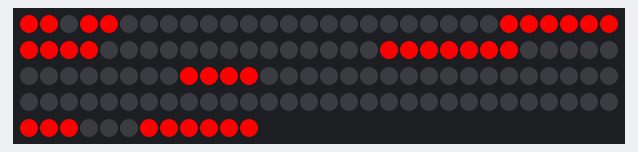
This sketch was run on a simulated Arduino Uno, built with avr-gcc and run on an emulated ATmega328P. Shown: 132 RGB LEDs in strip order, left to right, continuing on the next row. The local clock reads 2024-03-15 10:24:30 at power-on unless the sketch sets it.

Above: at 30.1 s.

The sketch:

ClockThing2.ino
```cpp
  #include "RTClib.h"
RTC_PCF8523 rtc;
#include <Adafruit_NeoPixel.h>
#define PIN        6
#define NUMPIXELS 132
Adafruit_NeoPixel pixels(NUMPIXELS, PIN, NEO_GRB + NEO_KHZ800);

//Contains the LED values in each row of the clock, on the LED board they are numbered in a snake pattern
int leds[11][12] = {
  {0, 1, 2, 3, 4, 5, 6, 7, 8, 9, 10, 11},                           // ----->
  {12, 13, 14, 15, 16, 17, 18, 19, 20, 21, 22, 23},                 // <-----
  {24, 25, 26, 27, 28, 29, 30, 31, 32, 33, 34, 35},                 // ----->
  {36, 37, 38, 39, 40, 41, 42, 43, 44, 45, 46, 47},                 // <-----
  {48, 49, 50, 51, 52, 53, 54, 55, 56, 57, 58, 59},                 // ----->
  {60, 61, 62, 63, 64, 65, 66, 67, 68, 69, 70, 71},                 // <-----
  {72, 73, 74, 75, 76, 77, 78, 79, 80, 81, 82, 83},                 // ----->
  {84, 85, 86, 87, 88, 89, 90, 91, 92, 93, 94, 95},                 // <-----
  {96, 97, 98, 99, 100, 101, 102, 103, 104, 105, 106, 107},         // ----->
  {108, 109, 110, 111, 112, 113, 114, 115, 116, 117, 118, 119},     // <-----
  {120, 121, 122, 123, 124, 125, 126, 127, 128, 129, 130, 131}      // ----->
};

//Contains the LED values for the minutes
int mins[12][2] = {
  { -1, -1},         //Empty value for when it's just an hour
  {30, 33},          //Five
  {38, 40},          //Ten
  {15, 21},          //Fifteen
  {24, 29},          //Twenty
  {24, 33},          //Twentyfive
  {42, 47},          //Thirty
  {24, 33},          //Twentyfive
  {24, 29},          //Twenty
  {15, 21},          //Fifteen
  {38, 40},          //Ten
  {30, 33}           //Five
};

//Contains the LED values for the hours
int hrs[24][2] = {
  {78, 83},          //Twelve
  {109, 111},        //One
  {84, 86},          //Two
  {112, 116},        //Three
  {61, 64},          //Four
  {88, 91},          //Five
  {117, 119},        //Six
  {72, 76},          //Seven
  {96, 100},         //Eight
  {92, 95},          //Nine
  {120, 122},        //Ten
  {102, 107},        //Eleven
  {78, 83},          //Twelve
  {109, 111},        //One
  {84, 86},          //Two
  {112, 116},        //Three
  {61, 64},          //Four
  {88, 91},          //Five
  {117, 119},        //Six
  {72, 76},          //Seven
  {96, 100},         //Eight
  {92, 95},          //Nine
  {120, 122},        //Ten
  {102, 107}         //Eleven
};

//Contains the LED values for the extra words
int extras[6][2] = {
  {0, 1},            //It
  {3, 4},            //Is
  {126, 131},        //O'clock
  {48, 54},          //Minutes
  {68, 71},          //Past
  {67, 68}           //To
};

//Contains a set of values for every five minutes
int intv[] = {0, 5, 10, 15, 20, 25, 30, 35, 40, 45, 50, 55, 60};

void setup() {                                           //Runs once when the code is initiated
  Serial.begin(9600);                                     //Starts the serial monitor
  if (! rtc.begin()) {                                    //For when the clock fails to start
    Serial.flush();                                        //Sends all of the backed up data
    abort();                                               //Stops the program
  }
  if (! rtc.initialized() || rtc.lostPower()) {           //For when the clock is loaded or loses and regains power
    rtc.adjust(DateTime(F(__DATE__), F(__TIME__)));        //Syncs the clock's time with computer's time
  }
  rtc.start();                                            //Starts clock
  pixels.begin();                                         //Sets up the LEDs
  pixels.clear();                                         //Turns off all LEDs
}

int r = 0;           //Sets a variable for the red value
int g = 0;           //Sets a variable for the green value
int b = 0;           //Sets a variable for the blue value

//Changes minutes
void change_minute(int this_minute, int this_second) {                     //Defines the function and adds values that can be passed into the function
  for (int i = mins[this_minute][0]; i <= mins[this_minute][1]; i++) {      //Sets up LEDs for the corresponding five minute interval
    pixels.setPixelColor(i, pixels.Color(r, g, b));                        //Sets the color of the LEDs
  }
}

//Changes hours
void change_hour(int this_hour, int this_minute, int this_second) {             //Defines the function and adds values that can be passed into the function
  if (this_minute < intv[7]) {                                                   //For when it's less than 35 minutes into the hour
    for (int i = hrs[this_hour][0]; i <= hrs[this_hour][1]; i++) {                //Sets up the LEDs for the corresponding hour
      pixels.setPixelColor(i, pixels.Color(r, g, b));                            //Sets the color of the LEDs
    }
  } else {                                                                       //For when it's greater than 35 minutes into the hour
    for (int i = hrs[this_hour + 1][0]; i <= hrs[this_hour + 1][1]; i++) {        //Sets up the LEDs for the corresponding hour
      pixels.setPixelColor(i, pixels.Color(r, g, b));                            //Sets the color of the LEDs
    }
  }
}

//Changes extra words
void change_extras(int this_minute) {                        //Defines the function and adds values that can be passed into the function
  int extra_words;                                            //Sets a variable for "extra_words"
  if (this_minute >= 5) {                                     //For when the time is not on an hour (greater than or equal to 5 minutes into the hour)
    if (this_minute < intv[7]) {                               //For when it's less than 35 minutes into the hour
      extra_words = 4;                                          //Sets up the LEDs for when the words "It", "Is", "Minutes", "Past", and "O'clock" should show
    } else {                                                   //For when it's not less than 35 minutes into the hour
      extra_words = 3;                                          //Sets up the LEDs for when the words "It", "Is", "Minutes", and "O'clock" should show
    }
  } else {                                                    //For when the time is on an hour (less than 5 minutes into the hour)
    extra_words = 2;                                           //Sets up for the LEDs for when the words "It", "Is", and "O'clock" should show
  }
  for (int i = 0; i <= extra_words; i++) {                    //Sets up the LEDs for the corresponding number of extra words that need to appear
    for (int j = extras[i][0]; j <= extras[i][1]; j++) {       //Sets up LEDs for the corresponding extra words
      pixels.setPixelColor(j, pixels.Color(r, g, b));         //Sets the color of the LEDs
    }
  }
  if (this_minute >= intv[7]) {                               //For when it's less than 35 minutes into the hour
    for (int i = extras[5][0]; i <= extras[5][1]; i++) {       //Sets up the LEDs for when the word "To" should show
      pixels.setPixelColor(i, pixels.Color(r, g, b));         //Sets the color of the LEDs
    }
  }
}

//Lights up LEDs
void show_pixels() {                              //Defines the function
  DateTime now = rtc.now();                        //Allows for "now." functions to be called
  int time_sec = now.second();                     //Sets a variable to the current second
  int time_min = now.minute();                     //Sets a variable to the current minute

  int time_hr = now.hour();                        //Sets a variable to the current hour
  if ((time_min % 5) == 0) {                       //For when the time is on a five minute interval
    r = 255;                                        //Sets the red value
    g = 0;                                          //Sets the green value
    b = 0;                                          //Sets the blue value
    pixels.clear();                                 //Turns off all of the LEDs
    change_minute((time_min / 5), time_sec);        //Calls the minute changinng function and passes the current time into it
    change_hour(time_hr, time_min, time_sec);       //Calls the hour changing function and passes the current time into it
    change_extras(time_min);                        //Calls the extra word changing function and passes the current time into it
    pixels.show();                                  //Turns on the LEDs that were called for in the previous three functions
  }
}

void loop() {        //Executes repeatedly
  show_pixels();      //Lights up LEDs
}
```
